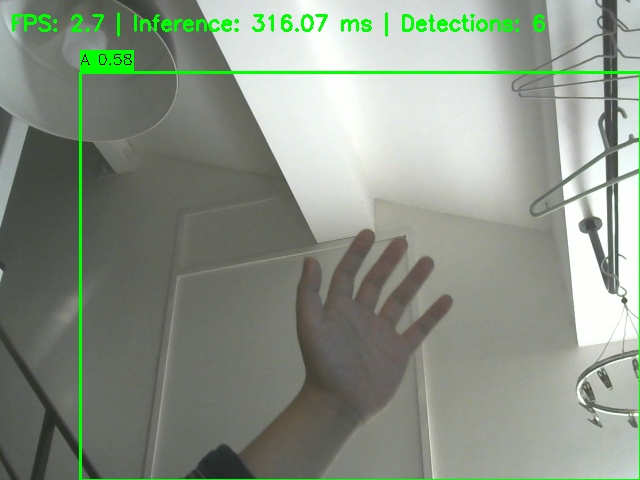
#> input picture onnx_test_frame_20260123_140711_0001.jpg, 640 x 480 px; its folder holds only this picture in this run
$ python -i image_processor.py   (imports and definitions only)
#> lines starting #> are read from the running program, lines starting #| are printed output that depends on the picture
### src/utils/logger.py
"""
日志工具模块
Logger Utility Module
"""
import logging
import sys
from pathlib import Path
from typing import Optional, Dict, Any


# [18 lines left out: function get_log_level, not called in this run]


def setup_logger(
    name: str = "RPS",
    log_file: Optional[str] = None,
    level: int = logging.INFO,
    format_string: Optional[str] = None
) -> logging.Logger:
    """
    设置日志记录器

    Args:
        name: 日志记录器名称
        log_file: 日志文件路径（可选）
        level: 日志级别
        format_string: 日志格式字符串（可选）

    Returns:
        logging.Logger: 配置好的日志记录器
    """
    logger = logging.getLogger(name)
    logger.setLevel(level)

    # 避免重复添加处理器
    if logger.handlers:
        return logger

    # 默认格式
    if format_string is None:
        format_string = '%(asctime)s - %(name)s - %(levelname)s - %(message)s'

    formatter = logging.Formatter(format_string)

    # 控制台处理器
    console_handler = logging.StreamHandler(sys.stdout)
    console_handler.setLevel(level)
    console_handler.setFormatter(formatter)
    logger.addHandler(console_handler)

    # 文件处理器（如果指定）
    if log_file:
        log_path = Path(log_file)
        log_path.parent.mkdir(parents=True, exist_ok=True)
        file_handler = logging.FileHandler(log_file, encoding='utf-8')
        file_handler.setLevel(level)
        file_handler.setFormatter(formatter)
        logger.addHandler(file_handler)

    return logger


# [16 lines left out: function setup_logger_from_config, not called in this run]


# 默认日志记录器
default_logger = setup_logger()

### src/hardware/implementations/camera/image_processor.py
"""
图像预处理工具模块
Image Processing Utility Module
"""
import cv2
import numpy as np
from typing import Optional, Tuple, List
from ....utils.logger import setup_logger

logger = setup_logger("RPS.ImageProcessor")
#> further down, picture is the input picture: shape (480, 640, 3); mean B, G, R 134, 147, 137.6


class ImageProcessor:
    """图像预处理工具类"""

    @staticmethod
    def resize(image: np.ndarray, width: int, height: int,
               interpolation: int = cv2.INTER_LINEAR) -> np.ndarray:
        """
        调整图像大小

        Args:
            image: 输入图像
            width: 目标宽度
            height: 目标高度
            interpolation: 插值方法

        Returns:
            np.ndarray: 调整后的图像
        """
#> called with width = 224, height = 224, interpolation = 1
        return cv2.resize(image, (width, height), interpolation=interpolation)
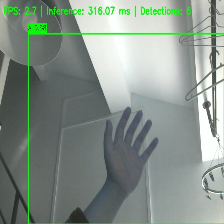
#> returned value: shape (224, 224, 3); mean of channels 0, 1, 2 137.5, 147, 133.9; drawn as B, G, R

    # [34 lines left out: functions crop, crop_center, not called in this run]

    @staticmethod
    def normalize(image: np.ndarray, mean: Optional[Tuple[float, float, float]] = None,
                  std: Optional[Tuple[float, float, float]] = None) -> np.ndarray:
        """
        归一化图像

        Args:
            image: 输入图像
            mean: 均值（RGB三个通道）
            std: 标准差（RGB三个通道）

        Returns:
            np.ndarray: 归一化后的图像
        """
        if mean is None:
            mean = (0.485, 0.456, 0.406)  # ImageNet均值
        if std is None:
            std = (0.229, 0.224, 0.225)   # ImageNet标准差

        image = image.astype(np.float32) / 255.0
        if len(image.shape) == 3:
            for i in range(3):
                image[:, :, i] = (image[:, :, i] - mean[i]) / std[i]
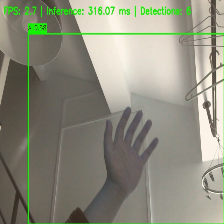
#> image: shape (224, 224, 3) float32; mean of channels 0, 1, 2 0.236, 0.538, 0.529; drawn with min black and max white
        else:
            image = (image - mean[0]) / std[0]

        return image

    # [135 lines left out: functions enhance_contrast, apply_gaussian_blur, apply_bilateral_filter, detect_edges, extract_roi, flip and 2 more, not called in this run]

    @staticmethod
    def preprocess_for_gesture_recognition(image: np.ndarray,
                                          target_size: Tuple[int, int] = (224, 224)) -> np.ndarray:
        """
        为手势识别预处理图像

        Args:
            image: 输入图像（BGR格式）
            target_size: 目标尺寸

        Returns:
            np.ndarray: 预处理后的图像（RGB格式，归一化）
        """
        # 转换为RGB
        if len(image.shape) == 3:
            rgb_image = cv2.cvtColor(image, cv2.COLOR_BGR2RGB)
        else:
            rgb_image = cv2.cvtColor(image, cv2.COLOR_GRAY2RGB)

        # 调整大小
        resized = ImageProcessor.resize(rgb_image, target_size[0], target_size[1])

        # 归一化
        normalized = ImageProcessor.normalize(resized)

        return normalized

>>> import cv2
>>> picture = cv2.imread('../../../../onnx_test_frame_20260123_140711_0001.jpg')
>>> result = ImageProcessor().preprocess_for_gesture_recognition(picture)
